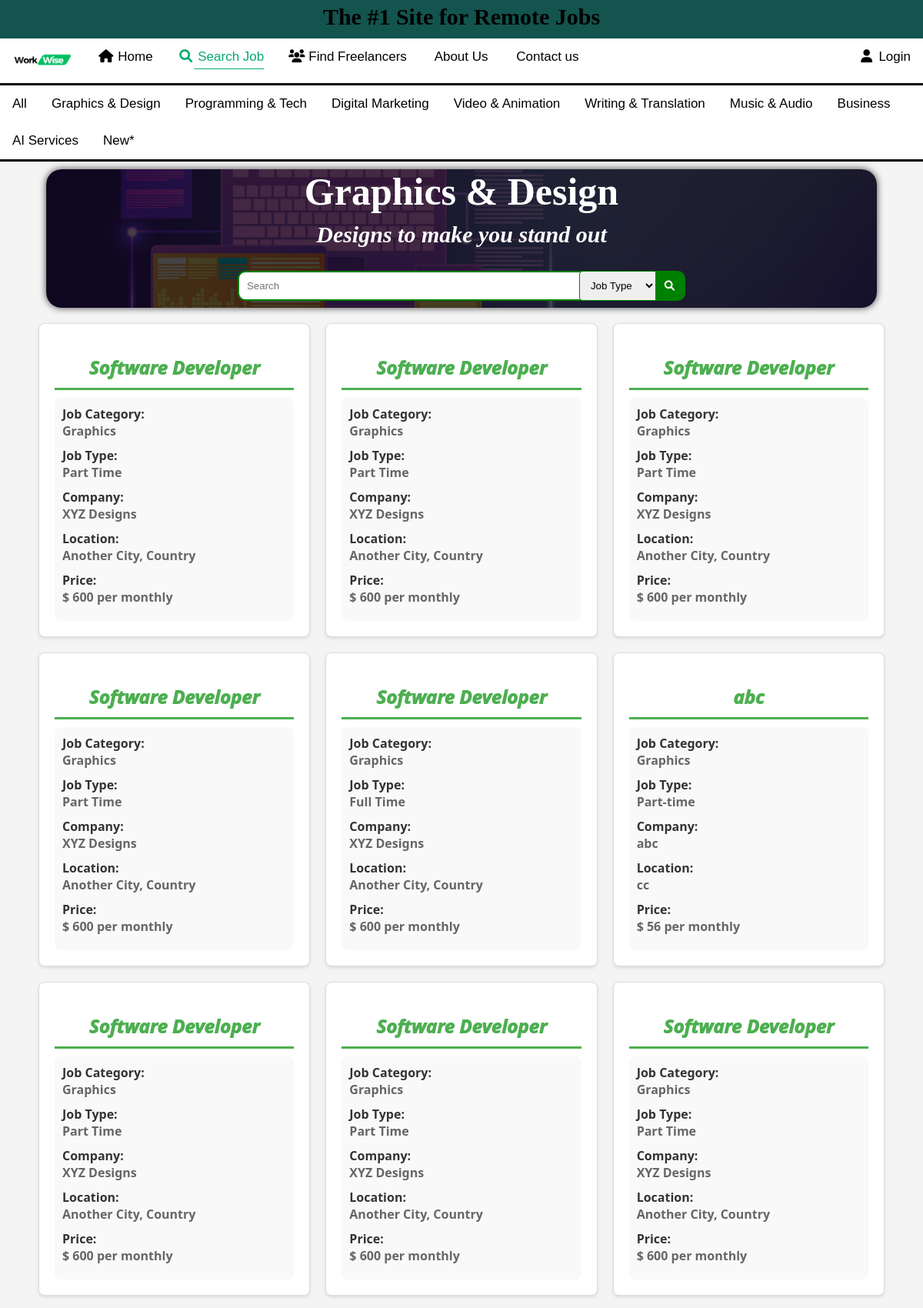
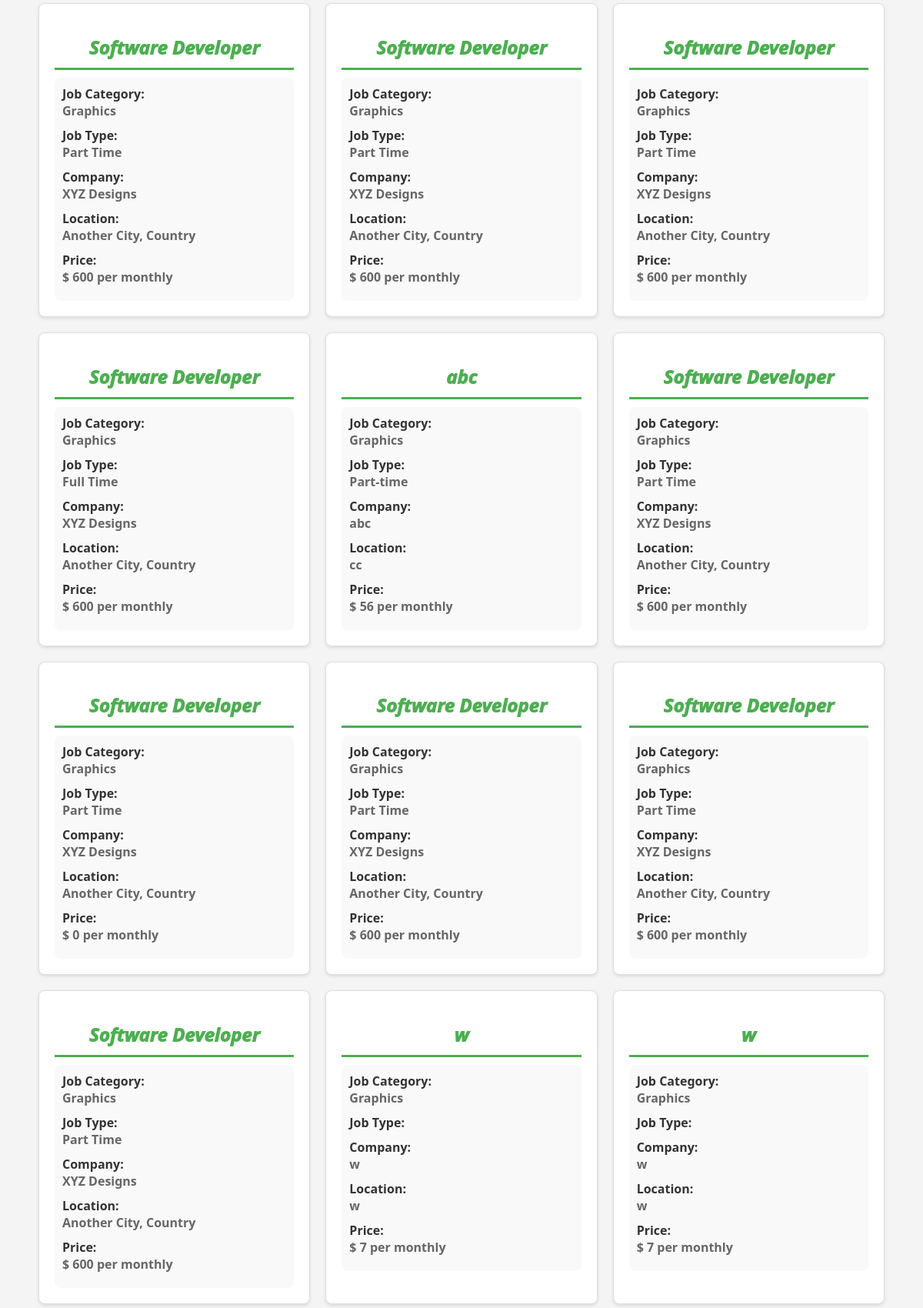
The page /PHP/job_category.php?ctg=Graphics (upper part) on the database its author committed (2 pictures, top to bottom).
### tables this page shows
CREATE TABLE `jobtable` (
  `jobId` int(10) NOT NULL,
  `userId` int(11) NOT NULL,
  `category` varchar(32) NOT NULL,
  `title` varchar(20) NOT NULL,
  `jobType` varchar(10) NOT NULL,
  `company` varchar(20) NOT NULL,
  `location` varchar(32) NOT NULL,
  `price` int(10) NOT NULL,
  `exitDay` date NOT NULL,
  `responsibilities` varchar(120) NOT NULL,
  `requirements` varchar(200) NOT NULL,
  `payment` int(11) NOT NULL
);

### PHP/job_category.php (the view, shortened to what this page needs)
<?php include("conn.php"); ?>
<?php
$ctg=$_GET["ctg"];
if (isset($_GET["search"]) || isset($_GET["filter"])) {
    $search1 = $_GET["search"];
    $filter = $_GET["filter"];
    $search = mysqli_real_escape_string($conn, $search1);
    if (!empty($search)) {
        if ($filter == "All Type") {
            $sql = "SELECT * FROM jobtable WHERE category='$ctg' AND (title LIKE '%$search%' OR company LIKE '%$search%' OR location LIKE '%$search%' OR price LIKE '%$search%' OR exitDay LIKE '%$search%')";
            $result = mysqli_query($conn, $sql);
            if ($result == false) {
            }
        } else if ($filter == "Full Time" || $filter == "Part Time") {
            $sql = "SELECT * FROM jobtable WHERE category='$ctg' AND (title LIKE '%$search%' OR company LIKE '%$search%' OR location LIKE '%$search%' OR price LIKE '%$search%' OR exitDay LIKE '%$search%') AND jobType = '$filter'";
            $result = mysqli_query($conn, $sql);
            if ($result == false) {
            }
        } else {
        }
    } else {
        if ($filter == "Full Time" || $filter == "Part Time") {
            $sql = "SELECT * FROM jobtable WHERE category='$ctg' AND jobType = '$filter'";
            $result = mysqli_query($conn, $sql);
            if ($result == false) {
                $note = "Data not found.";
            }
        } else {
            $sql = "SELECT * FROM jobtable WHERE category='$ctg' ";
        }
    }
} else {
    $sql = "SELECT * FROM jobtable WHERE category='$ctg'";
}
$result = mysqli_query($conn, $sql);
?>
<!DOCTYPE html>
<html lang="en">
<head>
    <link rel="stylesheet" href="https://cdnjs.cloudflare.com/ajax/libs/font-awesome/4.7.0/css/font-awesome.min.css">
    <link rel="stylesheet" href="../CSS/save_job.css">
    <link rel="stylesheet" href="https://cdnjs.cloudflare.com/ajax/libs/font-awesome/6.0.0/css/all.min.css">
</head>
<body>
    <header>
        <link rel="stylesheet" href="../CSS/header.css">
        <div class="headerbar">
            <h3>The #1 Site for Remote Jobs</h3>
        </div>
    </header>
    <?php include_once("navbar.php"); ?>
    <?php include_once("ctg_bar.php"); ?>
    <form action="job_category.php" method="get">
        <div class="searchbar" id="seardiv">
            <?php
            $ctg=$_GET['ctg'];
            if($ctg=='Graphics'){
                $c1='Graphics & Design';
                $c2='Designs to make you stand out';
            } elseif($ctg=='Programming'){
                $c1='Programming & Tech';
                $c2='You think it. A programmer develops it';
            }
             ?>
            <h1 id="ctg_name"><?php echo $c1;?></h1>
            <h3 id="ctg_ds"><?php echo $c2;?></h3>
            <input class="searchbar2"  type="search" name="search" placeholder="<?php if (isset($_GET["search"])) {
                echo $_GET["search"];
            } else {
                echo "Search";
            } ?>">
            <select class="searchbar2" name="filter" id="">
                <option value="All Type">Job Type</option>
            </select>
            <button class="searchbar2" id="search_icon" ><i class="fa fa-fw fa-search"></i></button>
        </div>
    </form>
    <div class="job_listings">
        <div class="job_row">
            <?php
            if ($result && mysqli_num_rows($result) > 0) {
                while ($row = mysqli_fetch_assoc($result)) {
                    ?>
                    <div class="job">
                        <h2>
                            <?php echo $row["title"]; ?>
                        </h2>
                        <div class="job_details">
                            <h4>Job Category:</h4>
                            <p>
                                <?php echo $row['category']; ?>
                            </p>
                            <h4>Job Type:</h4>
                            <p>
                                <?php echo $row['jobType']; ?>
                            </p>
                            <h4>Company:</h4>
                            <p>
                                <?php echo $row['company']; ?>
                            </p>
                            <h4>Location:</h4>
                            <p>
                                <?php echo $row['location']; ?>
                            </p>
                            <h4>Price:</h4>
                            <p>$
                                <?php echo $row['price']; ?> per monthly
                            </p>
                        </div>
                    </div>
                    <?php
                }
                ?>
            </div>
        </div>
        <?php
            }
?>
</body>
</html>

### CSS/save_job.css (style rules this page uses)
body { margin: 0; padding: 0; background-color: #f4f4f4; }
.searchbar { width: 100%; text-align: center; justify-content: center; }
input , button,select { margin-top: 50px; padding: 10px; border-style: solid; border-color: green; }
.searchbar input { width: 50%; border-top-left-radius: 10px; border-bottom-left-radius: 10px; border-right-style: none; }
.searchbar button { border-top-right-radius: 10px; border-bottom-right-radius: 10px; border-left-style: none; background-color: green; }
select { border-radius: 5px; border-top-right-radius: 0; border-bottom-right-radius: 0; border-style: solid; border-right-style: none; margin-left: -100px; position: sticky; }
button i { color: white; }
.job_listings { font-family: 'Segoe UI', Tahoma, Geneva, Verdana, sans-serif; max-width: 1100px; margin: 20px auto; }
.job_row { display: grid; grid-template-columns: repeat(3, 1fr); gap: 20px; }
.job { border: 1px solid #ddd; background-color: #fff; padding: 20px; border-radius: 8px; box-shadow: 0 2px 4px rgba(0, 0, 0, 0.1); transition: transform 0.3s ease-in-out; }
h2 { text-align: center; font-style: italic; font-weight: 1000; margin-bottom: 10px; color: #4CAF50; padding-bottom: 10px; border-bottom-style: solid; }
p { color: #666; font-weight: 600; margin-bottom: 8px; padding-bottom: 10px; }
.job_details { background-color: #f9f9f9; padding: 10px; border-radius: 8px; }
.job_details h4 { margin: 0; color: #333; }
.job_details p { margin: 0; color: #666; }

### CSS/header.css (style rules this page uses)
body { margin: 0; }
.headerbar { margin-top: -30px; padding: 0; height: 50px; background-color: #13544e; }
.headerbar h3 { padding: 5px; text-align: center; font-size: 30px; }

### PHP/job_category.php (style rules this page uses)
#seardiv { background-image: url(../Image/Home/ctg4.png); background-position: center; background-size: cover; background-repeat: none; width: 90%; height: 180px; margin: 10px auto; border-radius: 20px; box-shadow: 0px 0px 10px 0px rgba(0, 0, 0, 0.75); }
.searchbar2 { margin-top: 30px; }
#ctg_name { color: white; font-weight: 1500; color: white; font-size: 50px; margin: 0; }
#ctg_ds { font-size: 30px; font-style: italic; color: white; font-weight: 800; margin: 10px 0 0 0 ; }
#search_icon { margin-left: -4px; }

### rows shown on the page
jobtable: title "Software Developer", category "Graphics", jobType "Part Time", company "XYZ Designs", location "Another City, Country", price "600"
jobtable: title "Software Developer", category "Graphics", jobType "Part Time", company "XYZ Designs", location "Another City, Country", price "600"
jobtable: title "Software Developer", category "Graphics", jobType "Part Time", company "XYZ Designs", location "Another City, Country", price "600"
jobtable: title "Software Developer", category "Graphics", jobType "Part Time", company "XYZ Designs", location "Another City, Country", price "600"
jobtable: title "Software Developer", category "Graphics", jobType "Full Time", company "XYZ Designs", location "Another City, Country", price "600"
jobtable: title "abc", category "Graphics", jobType "Part-time", company "abc", location "cc", price "56"
jobtable: title "Software Developer", category "Graphics", jobType "Part Time", company "XYZ Designs", location "Another City, Country", price "600"
jobtable: title "Software Developer", category "Graphics", jobType "Part Time", company "XYZ Designs", location "Another City, Country", price "600"
jobtable: title "Software Developer", category "Graphics", jobType "Part Time", company "XYZ Designs", location "Another City, Country", price "600"
jobtable: title "Software Developer", category "Graphics", jobType "Part Time", company "XYZ Designs", location "Another City, Country", price "600"
jobtable: title "Software Developer", category "Graphics", jobType "Part Time", company "XYZ Designs", location "Another City, Country", price "600"
jobtable: title "Software Developer", category "Graphics", jobType "Part Time", company "XYZ Designs", location "Another City, Country", price "600"
jobtable: title "Software Developer", category "Graphics", jobType "Full Time", company "XYZ Designs", location "Another City, Country", price "600"
jobtable: title "abc", category "Graphics", jobType "Part-time", company "abc", location "cc", price "56"
jobtable: title "Software Developer", category "Graphics", jobType "Part Time", company "XYZ Designs", location "Another City, Country", price "600"
jobtable: title "Software Developer", category "Graphics", jobType "Part Time", company "XYZ Designs", location "Another City, Country", price "0"
jobtable: title "Software Developer", category "Graphics", jobType "Part Time", company "XYZ Designs", location "Another City, Country", price "600"
jobtable: title "Software Developer", category "Graphics", jobType "Part Time", company "XYZ Designs", location "Another City, Country", price "600"
jobtable: title "Software Developer", category "Graphics", jobType "Part Time", company "XYZ Designs", location "Another City, Country", price "600"
jobtable: title "w", category "Graphics", company "w", location "w", price "7"
jobtable: title "w", category "Graphics", company "w", location "w", price "7"

### other values the page prints
$c1 "Graphics & Design"
$c2 "Designs to make you stand out"
